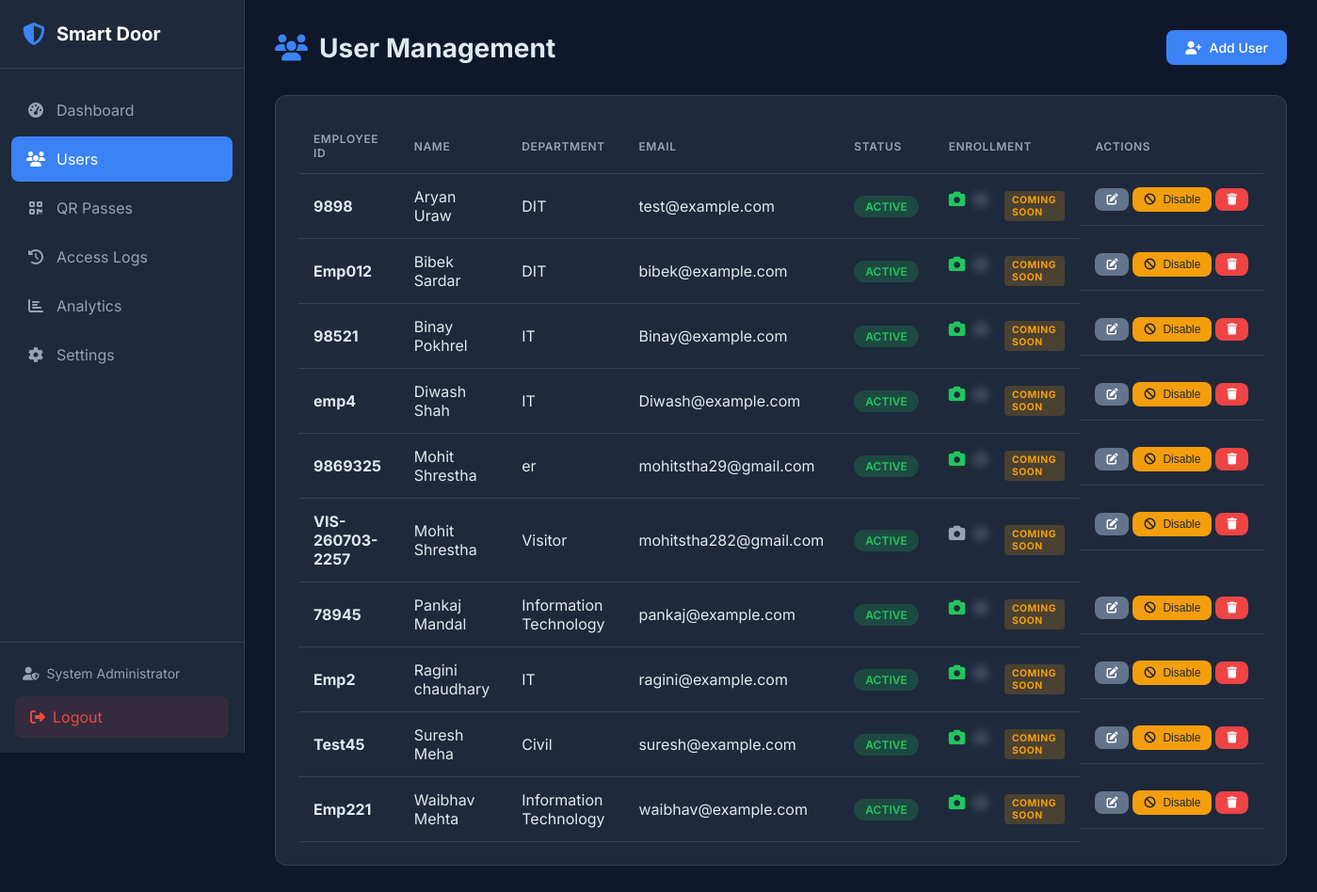
Before: /users (signed in) with the older database file.
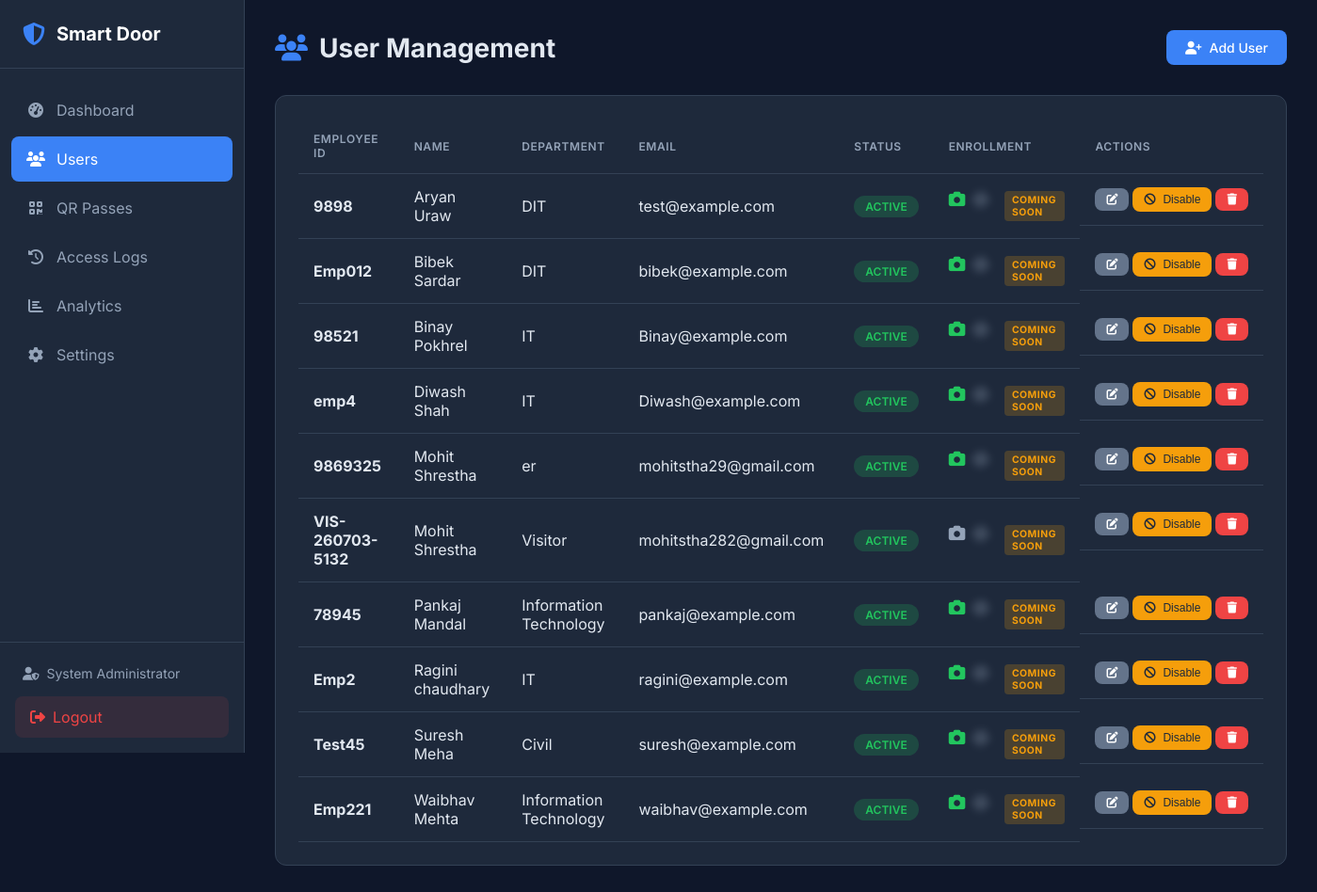
After: the same page with the newer database file.
### tables this page shows
CREATE TABLE admin (
    id INTEGER PRIMARY KEY AUTOINCREMENT,
    username VARCHAR(50) UNIQUE NOT NULL,
    password_hash VARCHAR(255) NOT NULL,
    email VARCHAR(100) UNIQUE NOT NULL,
    full_name VARCHAR(100) NOT NULL,
    is_active BOOLEAN DEFAULT 1,
    login_attempts INTEGER DEFAULT 0,
    locked_until DATETIME NULL,
    created_at DATETIME DEFAULT CURRENT_TIMESTAMP,
    updated_at DATETIME DEFAULT CURRENT_TIMESTAMP,
    last_login DATETIME NULL
);

CREATE TABLE users (
    id INTEGER PRIMARY KEY AUTOINCREMENT,
    employee_id VARCHAR(50) UNIQUE NOT NULL,
    first_name VARCHAR(50) NOT NULL,
    last_name VARCHAR(50) NOT NULL,
    email VARCHAR(100) UNIQUE,
    phone VARCHAR(20),
    department VARCHAR(100),
    designation VARCHAR(100),
    is_active BOOLEAN DEFAULT 1,
    face_enrolled BOOLEAN DEFAULT 0,
    fingerprint_enrolled BOOLEAN DEFAULT 0,
    created_at DATETIME DEFAULT CURRENT_TIMESTAMP,
    updated_at DATETIME DEFAULT CURRENT_TIMESTAMP,
    created_by INTEGER, user_type VARCHAR(50) DEFAULT 'Employee', access_level VARCHAR(50) DEFAULT 'Normal', allowed_doors TEXT DEFAULT 'Main Entrance', status VARCHAR(20) DEFAULT 'Active', expiration_date DATETIME NULL,
    FOREIGN KEY (created_by) REFERENCES admin(id)
);

### web/app.py (the view)
@app.route('/users')
@login_required
def users():
    all_users = user_repo.get_all()
    return render_template('users.html', users=all_users)

### database/db_manager.py (called while the page is built, shortened)
    def _get_connection(self) -> sqlite3.Connection:
        return self._local.connection

    def execute(self, query: str, params: tuple = ()) -> sqlite3.Cursor:
        conn = self._get_connection()
        cursor = conn.cursor()
        cursor.execute(query, params)
        return cursor

    def get_by_id(self, admin_id: int) -> Optional[Dict]:
        cursor = self.db.execute(
            "SELECT * FROM admin WHERE id = ?",
            (admin_id,)
        )
        row = cursor.fetchone()
        return dict(row) if row else None

    def get_all(self, active_only: bool = False) -> List[Dict]:
        query = "SELECT * FROM users"
        if active_only:
            query += " WHERE is_active = 1"
        query += " ORDER BY first_name, last_name"
        cursor = self.db.execute(query)
        return [dict(row) for row in cursor.fetchall()]

### web/app.py (called while the page is built)
def login_required(f):
    @wraps(f)
    def decorated_function(*args, **kwargs):
        if 'admin_id' not in session:
            flash('Please log in to access this page.', 'warning')
            return redirect(url_for('login'))
        admin = admin_repo.get_by_id(session['admin_id'])
        if not admin or not admin.get('is_active', False):
            session.clear()
            flash('Your session has expired.', 'warning')
            return redirect(url_for('login'))
        g.admin = admin
        return f(*args, **kwargs)
    return decorated_function

### web/templates/users.html (shortened to what this page needs)
 {% extends "base.html" %}
{% block content %}
<div class="page-header">
    <h1><i class="fas fa-users"></i> User Management</h1>
    <a href="{{ url_for('add_user') }}" class="btn btn-primary">
        <i class="fas fa-user-plus"></i> Add User
    </a>
</div>
<div class="card">
    <div class="card-body">
        {% if users %}
        <table class="table">
            <thead>
                <tr>
                    <th>Employee ID</th>
                    <th>Name</th>
                    <th>Department</th>
                    <th>Email</th>
                    <th>Status</th>
                    <th>Enrollment</th>
                    <th>Actions</th>
                </tr>
            </thead>
            <tbody>
                {% for user in users %}
                <tr>
                    <td><strong>{{ user.employee_id }}</strong></td>
                    <td>{{ user.first_name }} {{ user.last_name }}</td>
                    <td>{{ user.department or '-' }}</td>
                    <td>{{ user.email or '-' }}</td>
                    <td>
                        <span class="badge badge-{{ 'success' if user.is_active else 'secondary' }}">
                            {{ 'Active' if user.is_active else 'Disabled' }}
                        </span>
                    </td>
                    <td>
                        <span class="enrollment-status">
                            <i class="fas fa-camera {{ 'text-success' if user.face_enrolled else 'text-muted' }}"
                               title="Face {{ 'Enrolled' if user.face_enrolled else 'Not Enrolled' }}"></i>
                            <span class="coming-soon-overlay">
                                <i class="fas fa-fingerprint text-muted"
                                   title="Fingerprint - Coming Soon"></i>
                            </span>
                            <span class="coming-soon-badge">Coming Soon</span>
                        </span>
                    </td>
                    <td class="actions">
                        <a href="{{ url_for('edit_user', user_id=user.id) }}" class="btn btn-sm btn-secondary" title="Edit">
                            <i class="fas fa-edit"></i>
                        </a>
                        {% if user.is_active %}
                            <form method="POST" action="{{ url_for('disable_user', user_id=user.id) }}" style="display: inline;">
                                <button type="submit" class="btn btn-sm btn-warning" title="Disable User">
                                    <i class="fas fa-ban"></i> Disable
                                </button>
                            </form>
                        {% endif %}
                        <form method="POST" action="{{ url_for('delete_user', user_id=user.id) }}" style="display: inline;"
                              onsubmit="return confirm('Are you sure you want to delete this user? This cannot be undone.');">
                            <button type="submit" class="btn btn-sm btn-danger" title="Delete">
                                <i class="fas fa-trash"></i>
                            </button>
                        </form>
                    </td>
                </tr>
                {% endfor %}
            </tbody>
        </table>
        {% endif %}
    </div>
</div>
{% endblock %}

### web/templates/base.html (shortened to what this page needs)
<!DOCTYPE html>
<html lang="en">
<head>
    <link rel="stylesheet" href="{{ url_for('static', filename='css/style.css') }}">
    <link rel="stylesheet" href="https://cdnjs.cloudflare.com/ajax/libs/font-awesome/6.4.0/css/all.min.css">
</head>
<body>
    {% if session.get('admin_id') %}
    <nav class="sidebar">
        <div class="sidebar-header">
            <i class="fas fa-shield-alt"></i>
            <span>Smart Door</span>
        </div>
        <ul class="nav-menu">
            <li class="nav-item">
                <a href="{{ url_for('dashboard') }}" class="nav-link {% if request.endpoint == 'dashboard' %}active{% endif %}">
                    <i class="fas fa-tachometer-alt"></i>
                    <span>Dashboard</span>
                </a>
            </li>
            <li class="nav-item">
                <a href="{{ url_for('users') }}" class="nav-link {% if request.endpoint and 'user' in request.endpoint %}active{% endif %}">
                    <i class="fas fa-users"></i>
                    <span>Users</span>
                </a>
            </li>
            <li class="nav-item">
                <a href="{{ url_for('qr.dashboard') }}" class="nav-link {% if request.endpoint and 'qr.' in request.endpoint %}active{% endif %}">
                    <i class="fas fa-qrcode"></i>
                    <span>QR Passes</span>
                </a>
            </li>
            <li class="nav-item">
                <a href="{{ url_for('logs') }}" class="nav-link {% if request.endpoint == 'logs' %}active{% endif %}">
                    <i class="fas fa-history"></i>
                    <span>Access Logs</span>
                </a>
            </li>
            <li class="nav-item">
                <a href="{{ url_for('analytics') }}" class="nav-link {% if request.endpoint == 'analytics' %}active{% endif %}">
                    <i class="fas fa-chart-bar"></i>
                    <span>Analytics</span>
                </a>
            </li>
            <li class="nav-item">
                <a href="{{ url_for('settings') }}" class="nav-link {% if request.endpoint == 'settings' %}active{% endif %}">
                    <i class="fas fa-cog"></i>
                    <span>Settings</span>
                </a>
            </li>
        </ul>
        <div class="sidebar-footer">
            <div class="admin-info">
                <i class="fas fa-user-shield"></i>
                <span>{{ session.get('admin_name', 'Admin') }}</span>
            </div>
            <a href="{{ url_for('logout') }}" class="logout-btn">
                <i class="fas fa-sign-out-alt"></i>
                <span>Logout</span>
            </a>
        </div>
    </nav>
    {% endif %}
    <main class="main-content {% if not session.get('admin_id') %}full-width{% endif %}">
        {% block content %}{% endblock %}
    </main>
</body>
</html>

### web/static/css/style.css (style rules this page uses)
:root { --primary: #3b82f6; --primary-dark: #2563eb; --secondary: #64748b; --success: #22c55e; --danger: #ef4444; --warning: #f59e0b; --info: #06b6d4; --dark: #1e293b; --darker: #0f172a; --light: #f1f5f9; --white: #ffffff; --border: #334155; --text: #e2e8f0; --text-muted: #94a3b8; --sidebar-width: 260px; }
* { margin: 0; padding: 0; box-sizing: border-box; }
body { font-family: 'Inter', -apple-system, BlinkMacSystemFont, sans-serif; background-color: var(--darker); color: var(--text); min-height: 100vh; display: flex; }
a { text-decoration: none; color: inherit; }
.sidebar { width: var(--sidebar-width); height: 100vh; background: var(--dark); position: fixed; left: 0; top: 0; display: flex; flex-direction: column; border-right: 1px solid var(--border); }
.sidebar-header { padding: 1.5rem; display: flex; align-items: center; gap: 0.75rem; border-bottom: 1px solid var(--border); }
.sidebar-header i { font-size: 1.5rem; color: var(--primary); }
.sidebar-header span { font-size: 1.25rem; font-weight: 700; color: var(--white); }
.nav-menu { list-style: none; padding: 1rem 0; flex: 1; }
.nav-item { margin: 0.25rem 0.75rem; }
.nav-link { display: flex; align-items: center; gap: 0.75rem; padding: 0.875rem 1rem; border-radius: 0.5rem; transition: all 0.2s; color: var(--text-muted); }
.nav-link.active { background: var(--primary); color: var(--white); }
.nav-link i { width: 1.25rem; text-align: center; }
.sidebar-footer { padding: 1rem; border-top: 1px solid var(--border); }
.admin-info { display: flex; align-items: center; gap: 0.5rem; padding: 0.5rem; font-size: 0.875rem; color: var(--text-muted); margin-bottom: 0.5rem; }
.logout-btn { display: flex; align-items: center; gap: 0.5rem; padding: 0.75rem 1rem; background: rgba(239, 68, 68, 0.1); color: var(--danger); border-radius: 0.5rem; transition: all 0.2s; }
.main-content { flex: 1; margin-left: var(--sidebar-width); padding: 2rem; min-height: 100vh; }
.page-header { display: flex; justify-content: space-between; align-items: center; margin-bottom: 2rem; }
.page-header h1 { font-size: 1.75rem; font-weight: 700; display: flex; align-items: center; gap: 0.75rem; }
.page-header h1 i { color: var(--primary); }
.card { background: var(--dark); border-radius: 0.75rem; border: 1px solid var(--border); margin-bottom: 1.5rem; }
.card-body { padding: 1.5rem; }
.table { width: 100%; border-collapse: collapse; }
.table th, .table td { padding: 0.875rem 1rem; text-align: left; border-bottom: 1px solid var(--border); }
.table th { font-weight: 600; color: var(--text-muted); font-size: 0.75rem; text-transform: uppercase; letter-spacing: 0.05em; }
.badge { display: inline-block; padding: 0.25rem 0.75rem; border-radius: 9999px; font-size: 0.75rem; font-weight: 600; text-transform: uppercase; }
.badge-success { background: rgba(34, 197, 94, 0.2); color: var(--success); }
.btn { display: inline-flex; align-items: center; gap: 0.5rem; padding: 0.625rem 1.25rem; border-radius: 0.5rem; font-weight: 500; font-size: 0.875rem; border: none; cursor: pointer; transition: all 0.2s; }
.btn-sm { padding: 0.375rem 0.75rem; font-size: 0.75rem; }
.btn-primary { background: var(--primary); color: var(--white); }
.btn-secondary { background: var(--secondary); color: var(--white); }
.btn-danger { background: var(--danger); color: var(--white); }
.btn-warning { background: var(--warning); color: var(--dark); }
.enrollment-status { display: flex; gap: 0.5rem; font-size: 1.1rem; }
.text-success { color: var(--success); }
.text-muted { color: var(--text-muted); }
.enrollment-status i { transition: all 0.2s; }
.coming-soon-badge { display: inline-block; padding: 0.2rem 0.5rem; background: rgba(245, 158, 11, 0.2); color: var(--warning); border-radius: 0.25rem; font-size: 0.65rem; font-weight: 700; text-transform: uppercase; letter-spacing: 0.05em; margin-left: 0.5rem; vertical-align: middle; }
.coming-soon-overlay { filter: blur(4px); opacity: 0.5; pointer-events: none; user-select: none; }
.actions { display: flex; gap: 0.25rem; align-items: center; }
.actions .btn { font-size: 0.75rem; padding: 0.375rem 0.75rem; }
.actions { display: flex; gap: 0.25rem; }

Changed rows visible on the page:
removed users: employee_id "VIS-260703-2257", first_name "Mohit", last_name "Shrestha", department "Visitor", email "mohitstha282@gmail.com", is_active "ACTIVE", face_enrolled False (drawn)
added users: employee_id "VIS-260703-5132", first_name "Mohit", last_name "Shrestha", department "Visitor", email "mohitstha282@gmail.com", is_active "ACTIVE", face_enrolled False (drawn)
